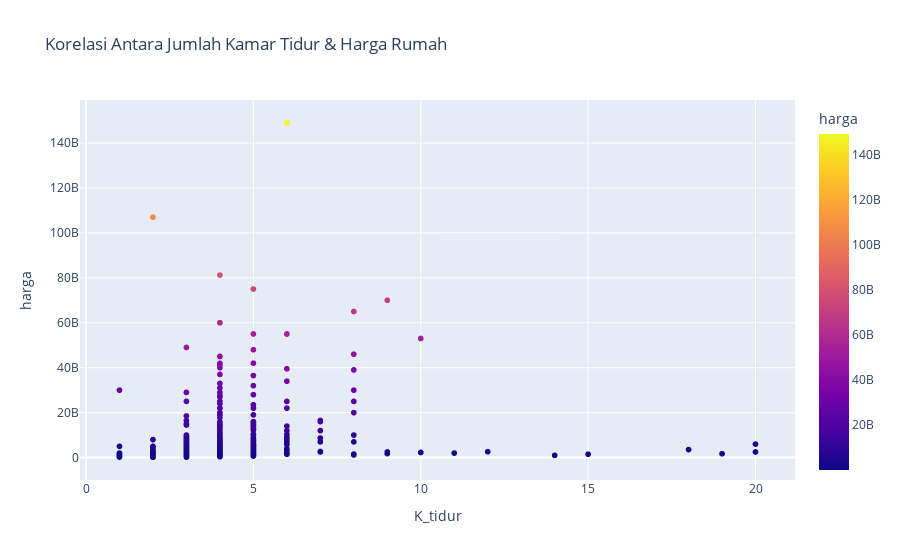

Notebook code cell kept with this figure:
### Markdown cell above
Menurut saya adanya kamar tidur yang melebihi 10 masih masuk akal. karena bisa saja properti atau rumah yang di jual sudah berbentuk kontrakan di tanah yang sama atau kos kosan dengan model rumah bertingkat.

### Code cell
# kamar tidur vs harga

fig = px.scatter(df, x="K_tidur", y="harga",
                 title="Korelasi Antara Jumlah Kamar Tidur & Harga Rumah",
                 color="harga"
                )
fig.show()

### Figure 1 — Plotly figure (JSON) as saved in the notebook; plotly's stock layout.template omitted (floating-point values rounded to 4 significant figures; data arrays with more than 128 entries replaced by an {"elided": "..."} marker saying what was removed)
{"data": [{"hovertemplate": "K_tidur=%{x}<br>harga=%{marker.color}<extra></extra>", "legendgroup": "", "marker": {"color": {"elided": "2001 int values"}, "coloraxis": "coloraxis", "symbol": "circle"}, "mode": "markers", "name": "", "showlegend": false, "type": "scattergl", "x": {"elided": "2001 int values"}, "xaxis": "x", "y": {"elided": "2001 int values"}, "yaxis": "y"}], "layout": {"coloraxis": {"colorbar": {"title": {"text": "harga"}}, "colorscale": [[0, "#0d0887"], [0.1111, "#46039f"], [0.2222, "#7201a8"], [0.3333, "#9c179e"], [0.4444, "#bd3786"], [0.5556, "#d8576b"], [0.6667, "#ed7953"], [0.7778, "#fb9f3a"], [0.8889, "#fdca26"], [1, "#f0f921"]]}, "legend": {"tracegroupgap": 0}, "title": {"text": "Korelasi Antara Jumlah Kamar Tidur & Harga Rumah"}, "xaxis": {"anchor": "y", "domain": [0, 1], "title": {"text": "K_tidur"}}, "yaxis": {"anchor": "x", "domain": [0, 1], "title": {"text": "harga"}}}}
